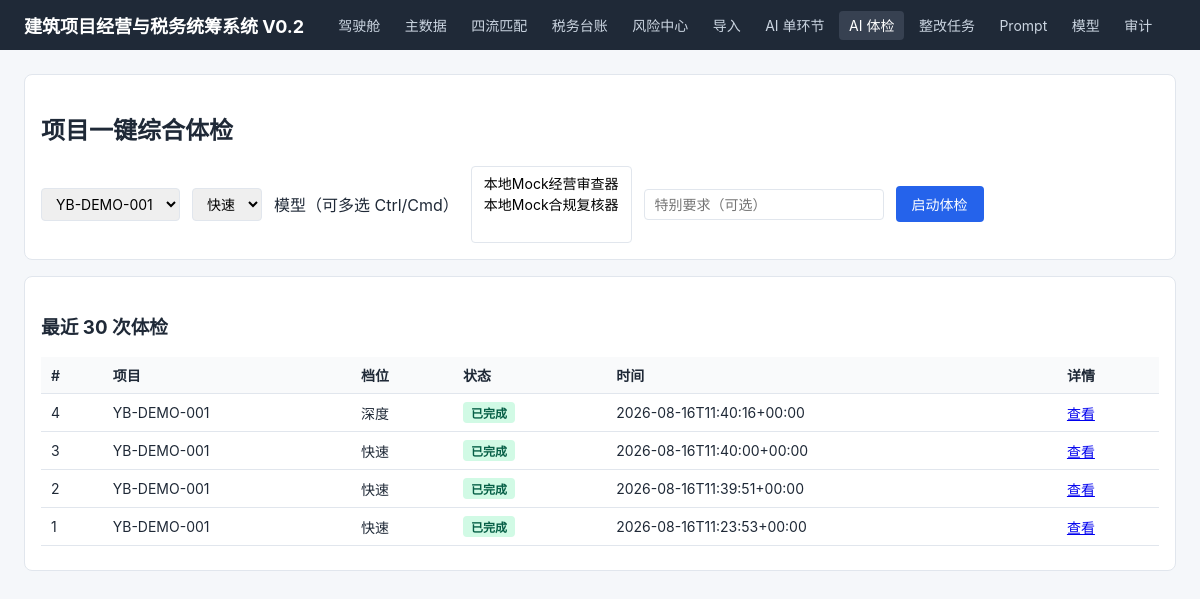
Page /health-check on the committed database.
### app/models.py (models this page shows)
class AIReviewBatch(Base):
    __tablename__ = "ai_review_batches"
    id: Mapped[int] = mapped_column(primary_key=True)
    project_id: Mapped[int] = mapped_column(ForeignKey("projects.id"), index=True)
    profile: Mapped[str] = mapped_column(String(30), default="standard", index=True)
    scopes_json: Mapped[str] = mapped_column(Text, default="[]")
    endpoint_ids_json: Mapped[str] = mapped_column(Text, default="[]")
    user_instruction: Mapped[str] = mapped_column(Text, default="")
    status: Mapped[str] = mapped_column(String(20), default="pending", index=True)
    created_at: Mapped[str] = mapped_column(String(30), default="")
    finished_at: Mapped[str] = mapped_column(String(30), default="")
    error_message: Mapped[str] = mapped_column(Text, default="")
    actor: Mapped[str] = mapped_column(String(80), default="anonymous", index=True)

class Project(Base):
    __tablename__ = "projects"
    id: Mapped[int] = mapped_column(primary_key=True)
    code: Mapped[str] = mapped_column(String(30), unique=True, index=True)
    name: Mapped[str] = mapped_column(String(120))
    city: Mapped[str] = mapped_column(String(40))
    contract_total: Mapped[Decimal] = mapped_column(Numeric(18, 2))
    tax_method: Mapped[str] = mapped_column(String(20), default="general")

### app/routers/health_check.py (the view)
@router.get("/health-check", response_class=HTMLResponse)
def health_check_home(request: Request, project_id: int | None = None):
    db = SessionLocal()
    projects = db.execute(select(Project).order_by(Project.id)).scalars().all()
    endpoints = db.execute(
        select(AIModelEndpoint)
        .where(AIModelEndpoint.enabled == True)  # noqa: E712
        .order_by(AIModelEndpoint.id)
    ).scalars().all()
    batches = db.execute(
        select(AIReviewBatch).order_by(AIReviewBatch.id.desc()).limit(30)
    ).scalars().all()
    project_map = {p.id: p for p in projects}
    db.close()
    return templates.TemplateResponse(
        request,
        "health_check.html",
    {
        "request": request, "projects": projects, "endpoints": endpoints,
        "batches": batches, "project_map": project_map,
        "profiles": HEALTH_PROFILES, "selected_project_id": project_id,
        "profile_labels": {"quick": "快速", "standard": "标准", "deep": "深度"},
    },
    )

### app/templates/health_check.html
{% extends "base.html" %}
{% block content %}
<div class="card">
<h2>项目一键综合体检</h2>
<form method="post" action="/health-check/run" class="row">
<select name="project_id">{% for p in projects %}<option value="{{ p.id }}" {% if selected_project_id == p.id %}selected{% endif %}>{{ p.code }}</option>{% endfor %}</select>
<select name="profile">{% for k,v in profiles.items() %}<option value="{{ k }}">{% if k == 'quick' %}快速{% elif k == 'standard' %}标准{% elif k == 'deep' %}深度{% else %}{{ k }}{% endif %}</option>{% endfor %}</select>
<label>模型（可多选 Ctrl/Cmd）</label>
<select name="endpoint_ids" multiple size="3" title="按住 Ctrl（Windows）或 Cmd（Mac）多选">{% for e in endpoints %}<option value="{{ e.id }}">{{ e.name }}</option>{% endfor %}</select>
<input name="user_instruction" placeholder="特别要求（可选）">
<button>启动体检</button>
</form>
</div>
<div class="card">
<h3>最近 30 次体检</h3>
<table>
<thead><tr><th>#</th><th>项目</th><th>档位</th><th>状态</th><th>时间</th><th>详情</th></tr></thead>
<tbody>
{% for b in batches %}
<tr>
<td>{{ b.id }}</td>
<td>{{ project_map[b.project_id].code if b.project_id in project_map else "—" }}</td>
<td>{{ profile_labels.get(b.profile, b.profile) }}</td>
<td><span class="tag {% if b.status == 'completed' %}green{% elif b.status == 'failed' %}red{% else %}gray{% endif %}">{% if b.status == 'completed' %}已完成{% elif b.status == 'failed' %}失败{% else %}进行中{% endif %}</span></td>
<td>{{ b.created_at }}</td>
<td><a href="/health-check/{{ b.id }}">查看</a></td>
</tr>
{% endfor %}
</tbody>
</table>
</div>
{% endblock %}

### app/templates/base.html (style rules this page uses)
:root { --bg:#f5f7fa;--card:#fff;--line:#e1e6ed;--text:#1f2937;--muted:#6b7280;--accent:#2563eb;--red:#dc2626;--yellow:#d97706;--green:#16a34a }
* { box-sizing:border-box }
body { font-family:-apple-system,BlinkMacSystemFont,"Segoe UI","PingFang SC",sans-serif;margin:0;background:var(--bg);color:var(--text) }
.card { background:var(--card);border:1px solid var(--line);border-radius:8px;padding:16px;margin-bottom:16px }
table { width:100%;border-collapse:collapse;margin:8px 0 }
th,td { text-align:left;padding:8px 10px;border-bottom:1px solid var(--line);font-size:14px }
th { background:#f9fafb;font-weight:600 }
.tag { display:inline-block;padding:2px 8px;border-radius:4px;font-size:12px;font-weight:600 }
.tag.green { background:#d1fae5;color:#065f46 }
button,.btn { background:var(--accent);color:#fff;border:none;padding:8px 16px;border-radius:4px;cursor:pointer;font-size:14px }
input,select,textarea { padding:6px 10px;border:1px solid var(--line);border-radius:4px;font-size:14px;font-family:inherit }
.row { display:flex;gap:12px;align-items:center;flex-wrap:wrap }

### rows in the picture
AIReviewBatch: id "4", project.code "YB-DEMO-001", get "深度", status "已完成", created_at "2026-08-16T11:40:16+00:00"
AIReviewBatch: id "3", project.code "YB-DEMO-001", get "快速", status "已完成", created_at "2026-08-16T11:40:00+00:00"
AIReviewBatch: id "2", project.code "YB-DEMO-001", get "快速", status "已完成", created_at "2026-08-16T11:39:51+00:00"
AIReviewBatch: id "1", project.code "YB-DEMO-001", get "快速", status "已完成", created_at "2026-08-16T11:23:53+00:00"

### other values in the picture
form field project_id "YB-DEMO-001"
